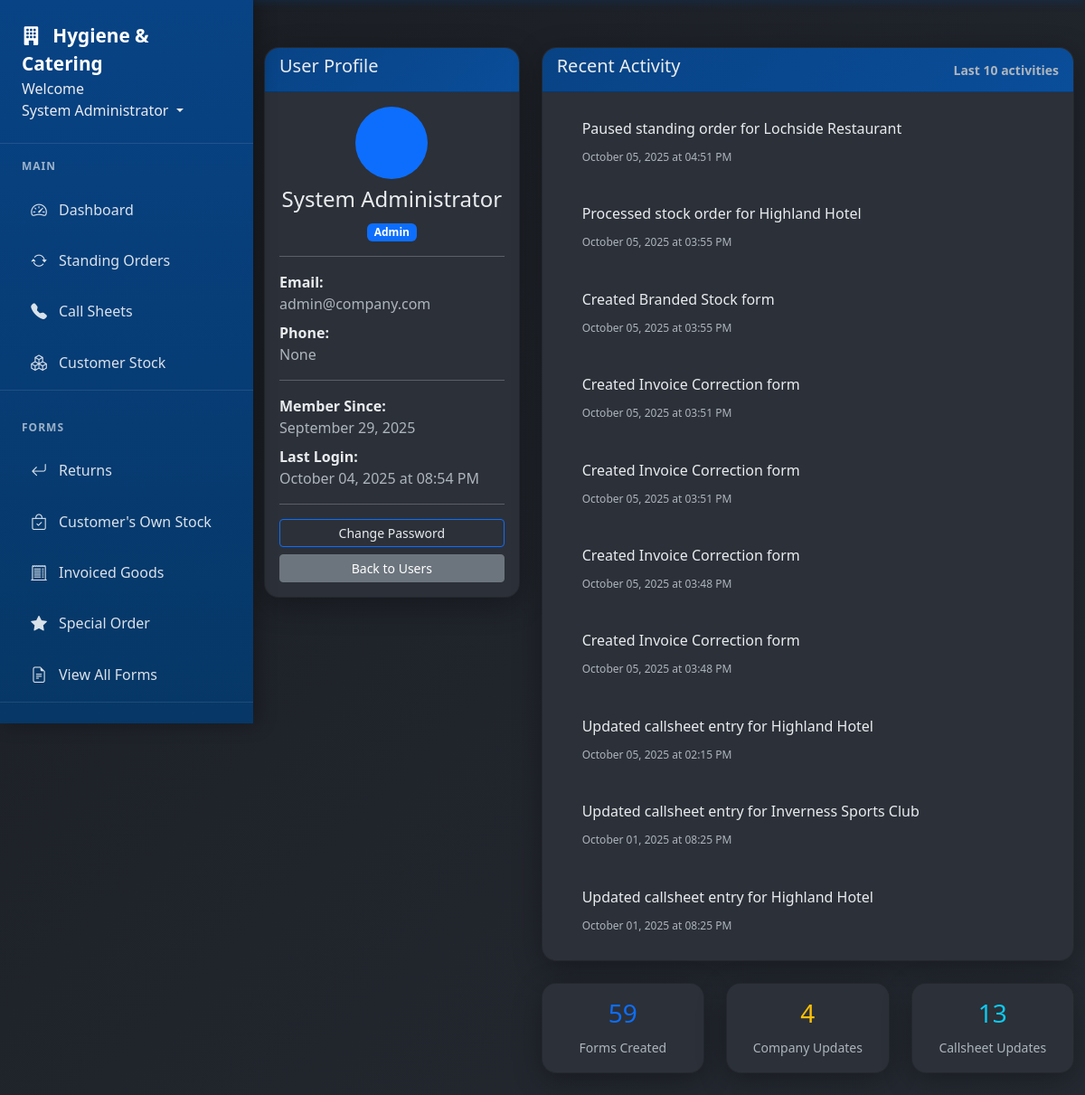
/users/1 (signed in), run on an earlier commit of the app's database.
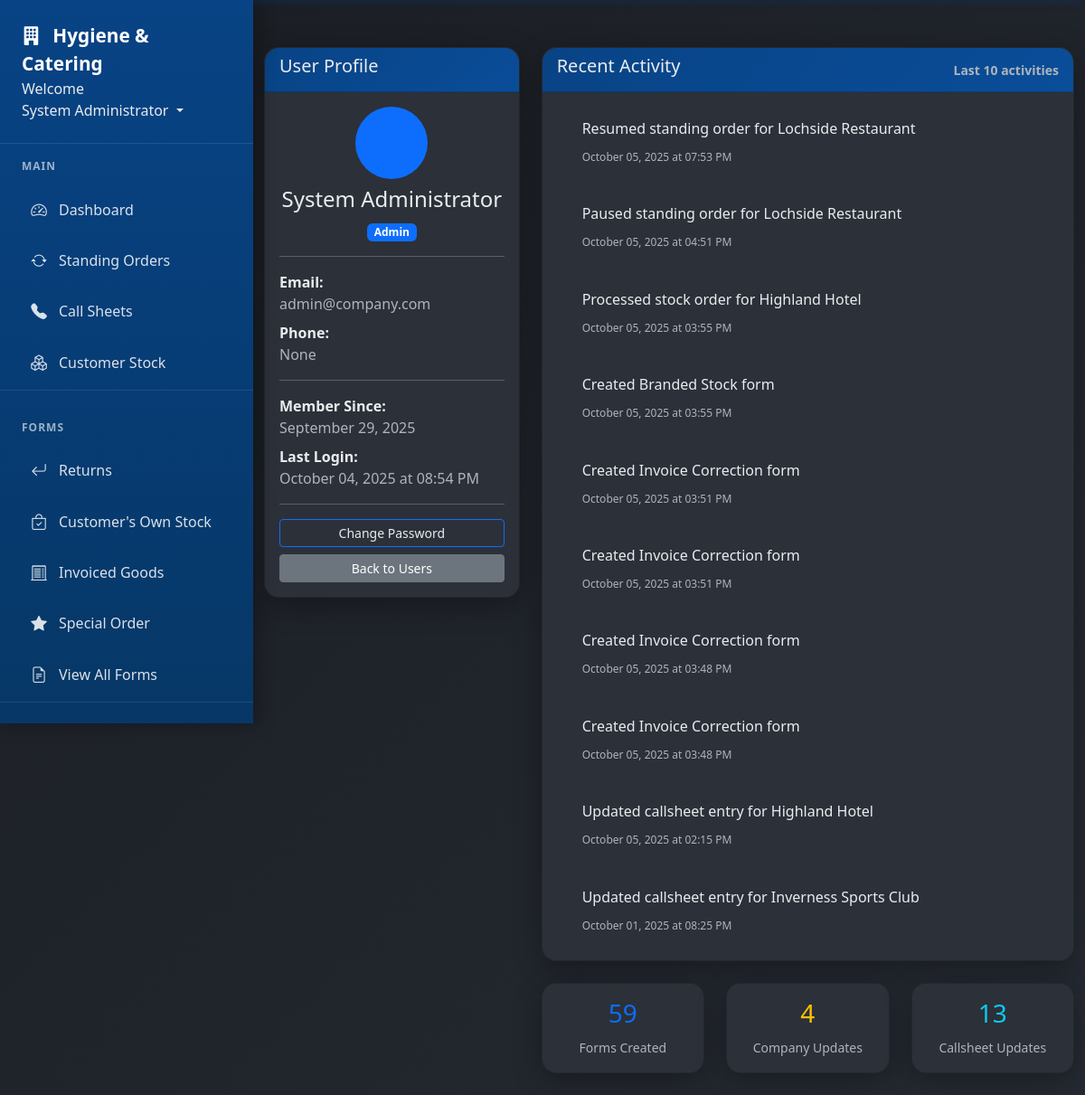
And on a later commit of the database.
### app/models.py (models this page shows, shortened)
class CallsheetEntry(db.Model):
    id = db.Column(db.Integer, primary_key=True)
    callsheet_id = db.Column(db.Integer, db.ForeignKey('callsheet.id'), nullable=False)
    customer_id = db.Column(db.Integer, db.ForeignKey('customer.id', name='fk_customer_address_customer'), nullable=False)
    address_id = db.Column(db.Integer, db.ForeignKey('customer_address.id', name='fk_callsheet_entry_address'), nullable=True)
    address_label = db.Column(db.String(100), nullable=True)
    customer = db.relationship('Customer', backref='callsheet_entries')
    address = db.relationship('CustomerAddress', foreign_keys=[address_id])
    call_status = db.Column(db.String(20), default='not_called')
    called_by = db.Column(db.String(100))
    call_date = db.Column(db.DateTime)
    person_spoken_to = db.Column(db.String(100))
    callback_time = db.Column(db.String(50))
    user_id = db.Column(db.Integer, db.ForeignKey('user.id'), nullable=False)
    updated_at = db.Column(db.DateTime, nullable=False, default=datetime.utcnow, onupdate=datetime.utcnow)
    position = db.Column(db.Integer, default=0)
    is_paused = db.Column(db.Boolean, default=False)
    address = db.relationship('CustomerAddress', foreign_keys=[address_id])
    __table_args__ = (
        db.Index('idx_callsheet_position', 'callsheet_id', 'position'),
        db.Index('idx_callsheet_status', 'callsheet_id', 'is_paused'),
    )

class StandingOrderLog(db.Model):
    id = db.Column(db.Integer, primary_key=True)
    standing_order_id = db.Column(db.Integer, db.ForeignKey('standing_order.id'), nullable=False)
    action_type = db.Column(db.String(50), nullable=False)  # created, modified, paused, resumed, ended, item_added, item_removed, etc.
    action_details = db.Column(db.Text)  # JSON string with details of the change
    performed_by = db.Column(db.Integer, db.ForeignKey('user.id'), nullable=False)
    performed_at = db.Column(db.DateTime, nullable=False, default=datetime.utcnow)
    user = db.relationship('User', backref='standing_order_actions')

### app/routes.py (the view)
@main.route('/users/<int:user_id>')
@login_required
def user_profile(user_id):
    user = User.query.get_or_404(user_id)
    if current_user.role != 'admin' and current_user.id != user_id:
        flash('Access denied.', 'danger')
        return redirect(url_for('main.dashboard'))
    activities = user.get_recent_activity()
    return render_template('user_profile.html', user=user, activities=activities)

### app/models.py (called while the page is built)
@login_manager.user_loader
def load_user(user_id):
    return User.query.get(int(user_id))

### app/templates/user_profile.html (shortened to what the changed rows need)
{% extends "base.html" %} {% block content %}
<div class="row">
  <div class="col-lg-8">
    <div class="card">
      <div class="card-body">
        {% if activities %}
        <div class="timeline">
          {% for activity in activities %}
          <div class="activity-item d-flex mb-3">
            <div class="activity-content flex-grow-1">
              <div class="activity-description">
                {% if activity.link %}
                <a href="{{ activity.link }}" class="text-decoration-none">
                  {{ activity.description }}
                </a>
                {% else %} {{ activity.description }} {% endif %}
              </div>
              <small class="text-muted">
                {{ activity.date.strftime('%B %d, %Y at %I:%M %p') }}
              </small>
            </div>
          </div>
          {% endfor %}
        </div>
        {% else %}
        <div class="text-center text-muted py-4">
          <i class="fas fa-chart-line fa-3x mb-3"></i>
          <h5>No Recent Activity</h5>
          <p>This user hasn't performed any tracked activities yet.</p>
        </div>
        {% endif %}
      </div>
    </div>
  </div>
</div>
{% endblock %}

What changed in the data, as far as the page shows it:
no longer on this page (row unchanged): CallsheetEntry: date "October 01, 2025 at 08:25 PM"
added StandingOrderLog: date "October 05, 2025 at 07:53 PM"
Also different on the page:
new list line: "Resumed standing order for Lochside Restaurant"
list line gone: "Updated callsheet entry for Highland Hotel"
